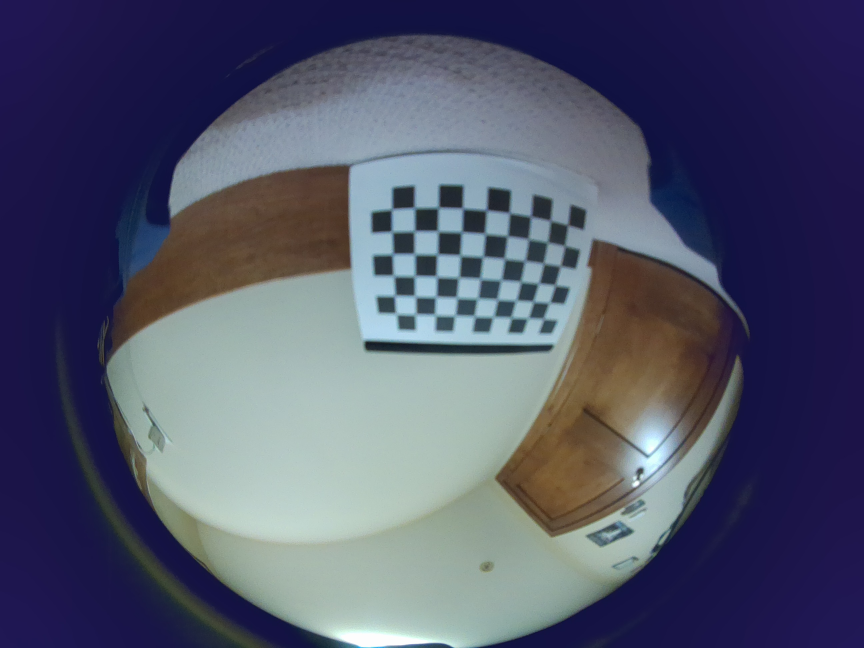
#> input picture fisheye/image0001.jpg, 2592 x 1944 px (shown at 1/3 size); its folder holds 4 pictures in this run
$ python calibrate_cv.py
#> lines starting #> are read from the running program, lines starting #| are printed output that depends on the picture
import cv2
assert cv2.__version__[0] >= '3', 'The fisheye module requires opencv version >= 3.0.0'

import numpy as np
import os
import glob

CHECKERBOARD = (6, 9)


subpix_criteria = (cv2.TERM_CRITERIA_EPS+cv2.TERM_CRITERIA_MAX_ITER, 30, 0.1)
calibration_flags = cv2.fisheye.CALIB_RECOMPUTE_EXTRINSIC+cv2.fisheye.CALIB_CHECK_COND+cv2.fisheye.CALIB_FIX_SKEW

objp = np.zeros((1, CHECKERBOARD[0]*CHECKERBOARD[1], 3), np.float32)
objp[0,:,:2] = np.mgrid[0:CHECKERBOARD[0], 0:CHECKERBOARD[1]].T.reshape(-1, 2)

_img_shape = None
objpoints = [] #3d point in real-world space
imgpoints = [] #2d points in image plane

images = glob.glob('fisheye/*.jpg')

print("Found images:", images)

valid_names = []

for fname in images:
	img = cv2.imread(fname)
#> img is the input picture: shape (1944, 2592, 3); mean B, G, R 106.5, 84.9, 81.4
	if _img_shape == None:
		_img_shape = img.shape[:2]
	else:
		assert _img_shape == img.shape[:2], "All images must share the same size."

	gray = cv2.cvtColor(img,cv2.COLOR_BGR2GRAY)
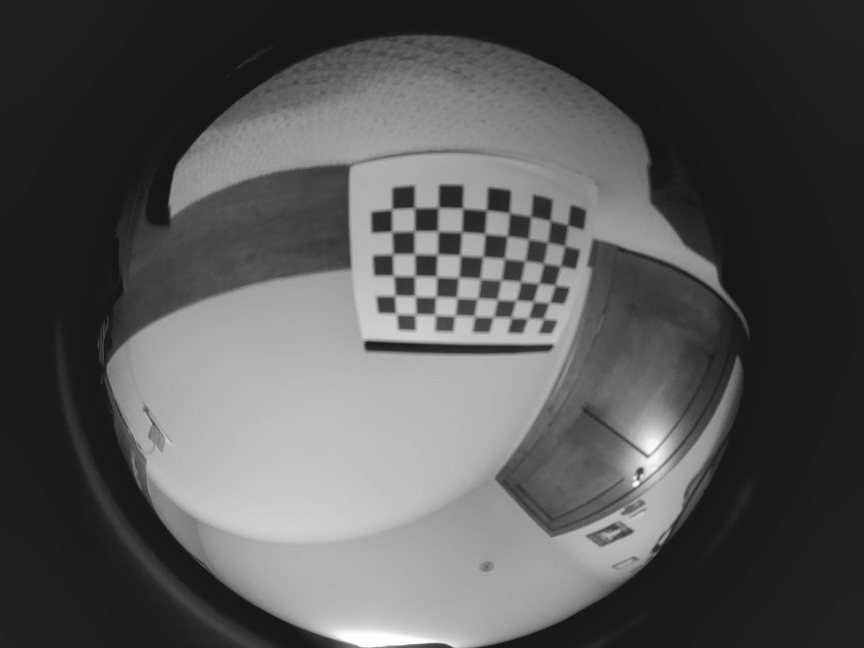
#> gray: shape (1944, 2592) (shown at 1/3 size); min 15, max 255, mean 86.3
	# Find the chess board corners
	ret, corners = cv2.findChessboardCorners(gray, CHECKERBOARD, cv2.CALIB_CB_ADAPTIVE_THRESH+cv2.CALIB_CB_FAST_CHECK+cv2.CALIB_CB_NORMALIZE_IMAGE)
#> ret = True; corners = 54 rows, first 8: [1705.5, 676], [1694.5, 738], [1681.5, 799], [1665.5, 856], [1648.5, 909], [1631, 957], [1651.5, 662.5], [1643.5, 728]

	# If found, add object points, image points (after refining them)
	if ret == True:
		objpoints.append(objp)
		cv2.cornerSubPix(gray,corners,(3,3),(-1,-1),subpix_criteria)
		imgpoints.append(corners)

	board_area = cv2.contourArea(corners)
#> board_area = 584.7
	if board_area < 0.15 * img.shape[0] * img.shape[1]:
		print("Rejected (too small): ", fname)
		continue

	ok, rvec, tvec = cv2.solvePnP(
		objp[0], corners, np.eye(3), None,
		flags = cv2.SOLVEPNP_IPPE
	)
	if not ok:
		 continue
	if abs(rvec[0]) < 0.05 and abs(rvec[1]) < 0.05:
		print("Rejected (too flat): ", fname)
		continue

	objpoints.append(objp)
	imgpoints.append(corners)
	valid_names.append(fname)
#> pass 2 of the loop `for fname in images:`:
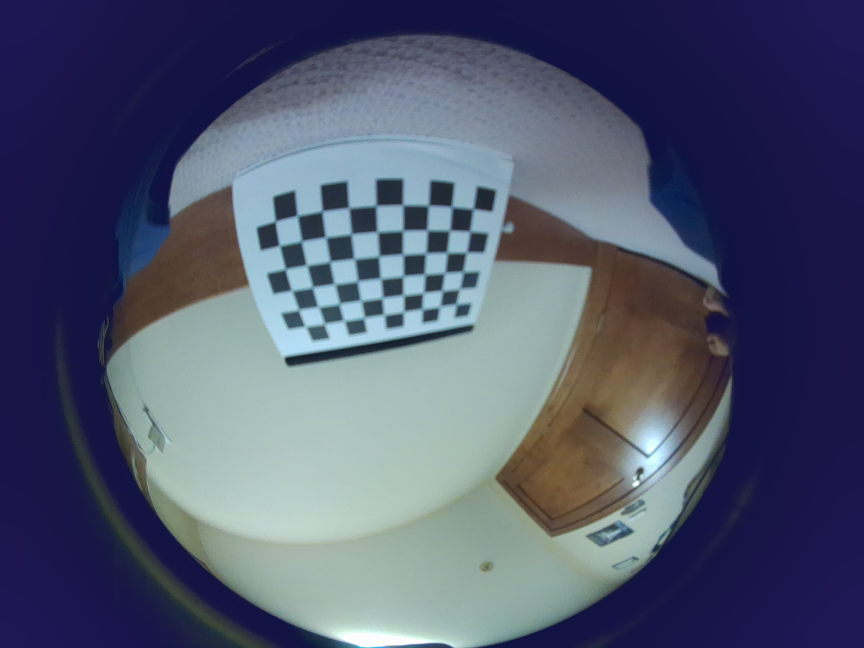
#> input picture fisheye/image0002.jpg, 2592 x 1944 px (shown at 1/3 size)
#> img is the input picture: shape (1944, 2592, 3); mean B, G, R 110.4, 86.7, 80.1
#> `gray = cv2.cvtColor(img,cv2.COLOR_BGR2GRAY)`:
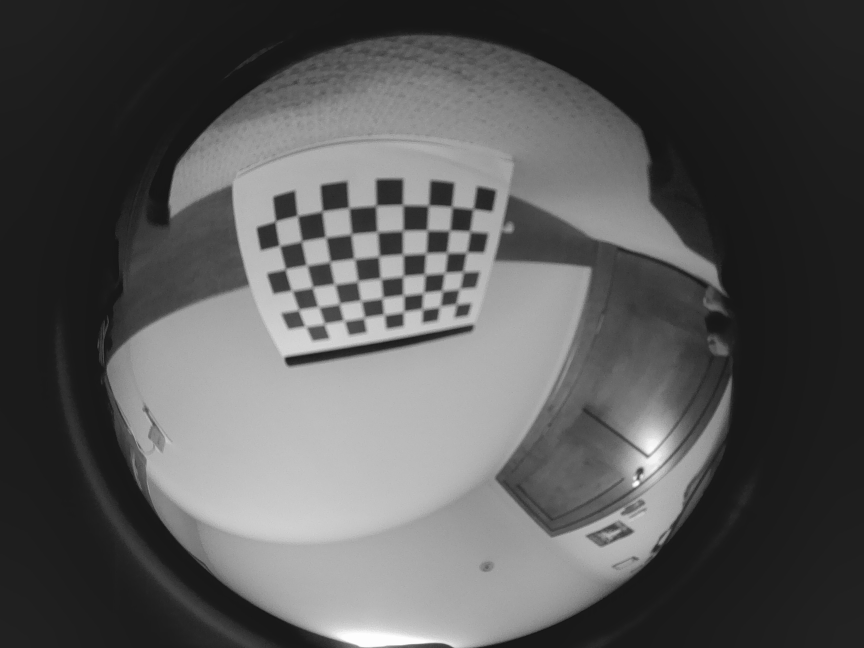
#> gray: shape (1944, 2592) (shown at 1/3 size); min 14, max 255, mean 87.4
#> corners = 54 rows, first 8: [1419.3, 626.9], [1409.7, 695.5], [1397.3, 754.3], [1390.5, 815], [1379.5, 867.5], [1368, 914], [1359, 622.2], [1349.5, 692]
#> board_area = 17384.9
#> pass 3 of the loop `for fname in images:`:
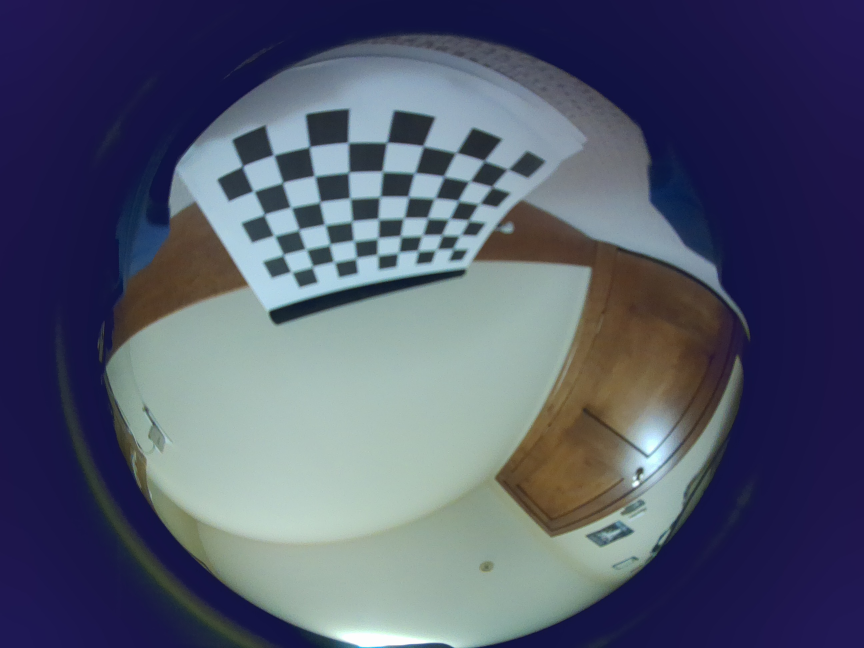
#> input picture fisheye/image0004.jpg, 2592 x 1944 px (shown at 1/3 size)
#> img is the input picture: shape (1944, 2592, 3); mean B, G, R 107.8, 87.3, 81.5
#> `gray = cv2.cvtColor(img,cv2.COLOR_BGR2GRAY)`:
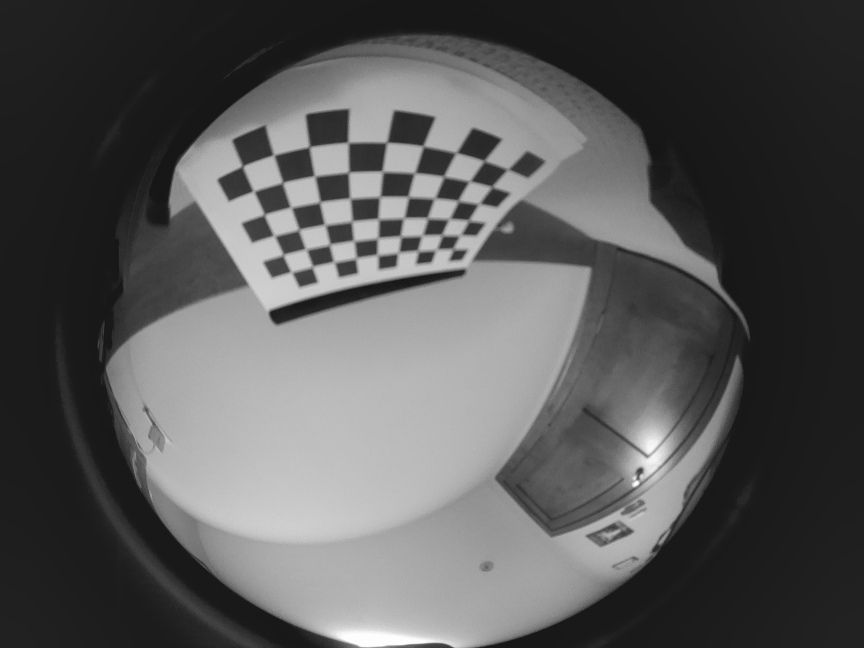
#> gray: shape (1944, 2592) (shown at 1/3 size); min 15, max 255, mean 87.9
#> corners = 54 rows, first 8: [1524.5, 509], [1476.5, 561.5], [1438.5, 612], [1406, 661], [1381.9, 707], [1360, 748], [1453.5, 482], [1410, 545]
#> board_area = 45379.8
#> the loop made 4 passes; the first 3 are shown

N_OK = len(objpoints)
K = np.zeros((3, 3))
D = np.zeros((4, 1))
rvecs = [np.zeros((1, 1, 3), dtype=np.float64) for i in range(N_OK)]
tvecs = [np.zeros((1, 1, 3), dtype=np.float64) for i in range(N_OK)]
rms, _, _, _, _ = \
#> (the run stopped early here; a loop or call above may not have finished)
